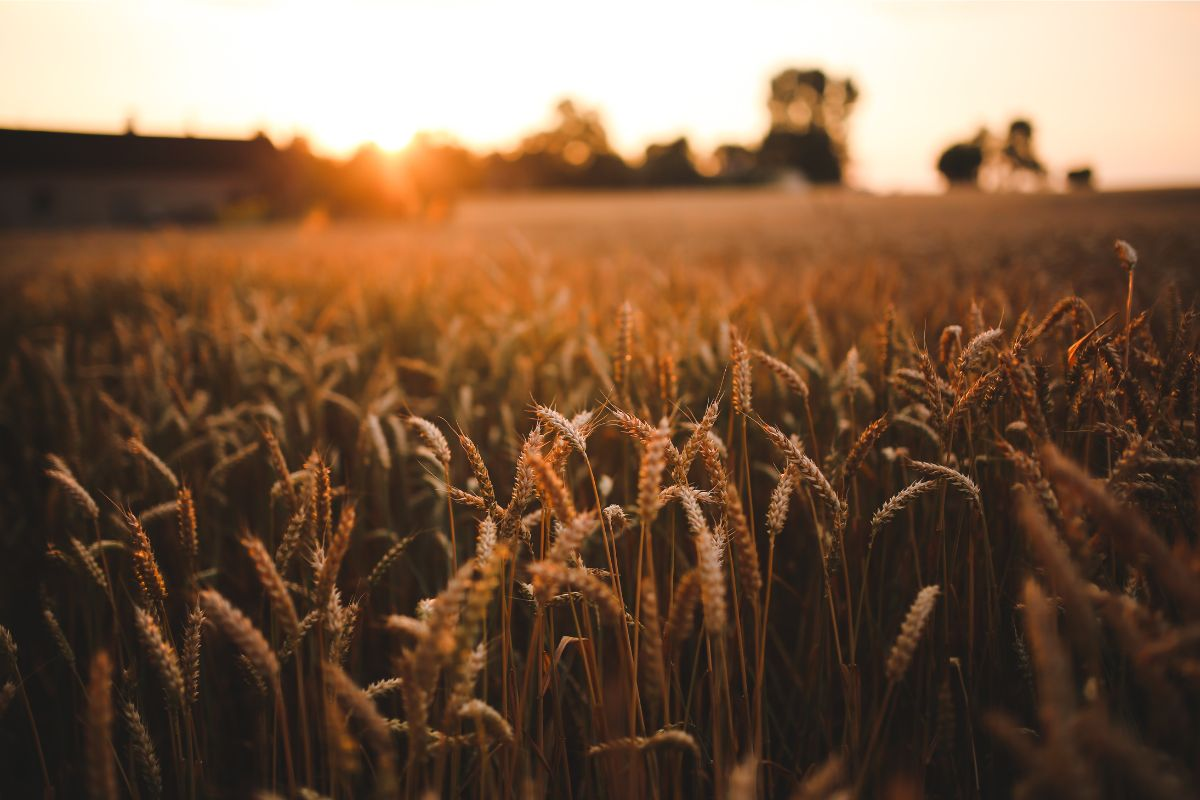
#> input picture input/behoud-van-grondstoffen.jpg, 1200 x 800 px
$ python whitetoblack2.py
#> lines starting #> are read from the running program, lines starting #| are printed output that depends on the picture
import os
import cv2
import numpy as np

# Get the list of image files in the folder
folder_path = input("Path/to/folder ")
#> the answer given: input

image_files = [f for f in os.listdir(folder_path) if f.endswith(".jpg") or f.endswith(".png")]

# Loop through each image file and resize it
for file_name in image_files:

    #x.stem returns the name of the file without the extension
    save_file_name = os.path.splitext(file_name)

    # Open the image file
    image = cv2.imread(os.path.join(folder_path, file_name))
#> image is the input picture: shape (800, 1200, 3); mean B, G, R 69, 91.9, 120.9

    # Convert the image to grayscale
    image = cv2.cvtColor(image, cv2.COLOR_BGR2BGRA)
#> image: shape (800, 1200, 4)

    # Get the height and width of the image
    height, width, channels = image.shape
#> height = 800; width = 1200; channels = 4

    # Define the white color threshold (adjust as needed)
    white_threshold = 200
    black_threshold = 100

    # Loop through each pixel in the grayscale image
    for y in range(height):
        for x in range(width):
            # Get the pixel value at (x, y)
            pixel_value = image[y, x][0]

            # Check if the pixel is white
            if pixel_value > white_threshold:
                # Set the pixel to black
                image[y, x] = [0, 0, 0, 255]  # BGR color for black

            if pixel_value < black_threshold:
                # Set the pixel to black
                image[y, x] = [255, 255, 255, 0]  # BGR color for white
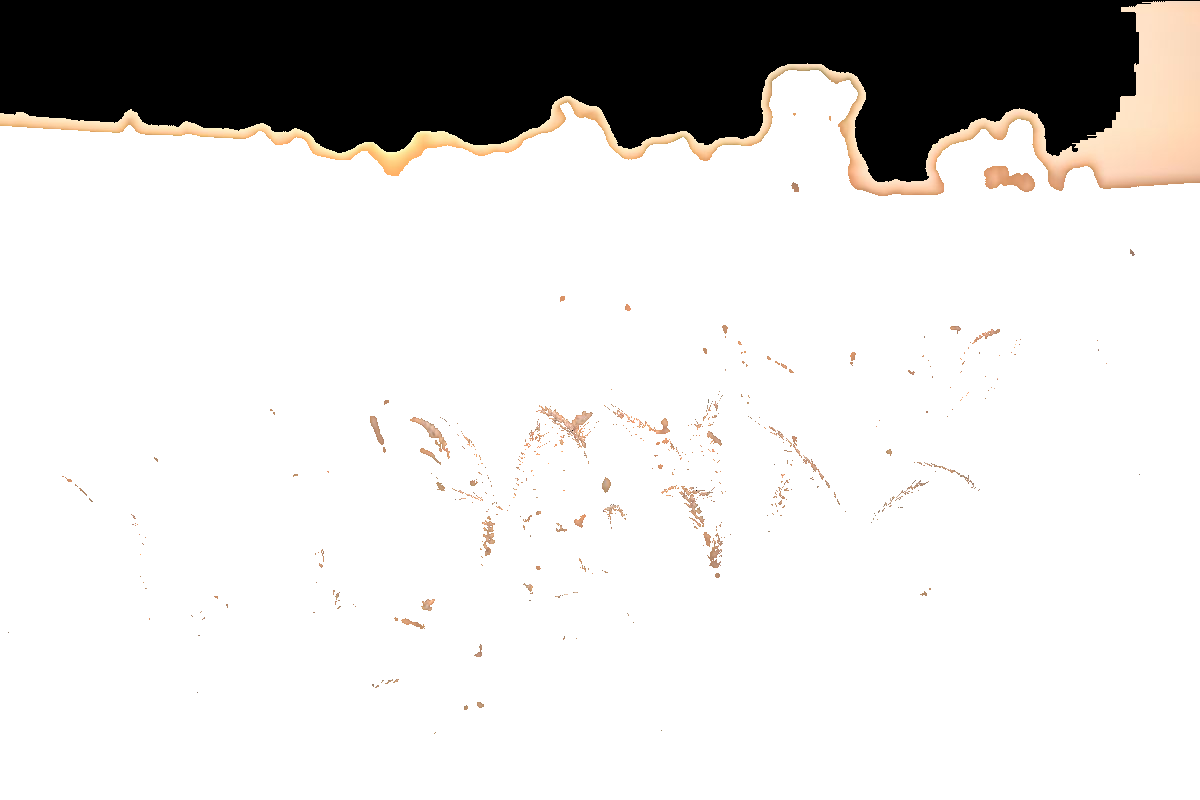
#> image: shape (800, 1200, 4); mean B, G, R, A 213, 214.5, 216.1, 48.4

    # Save the resized image with a new filename
    new_file_name = "black_" + save_file_name[0] + ".png"
    cv2.imwrite(new_file_name, image)
#> pass 2 of the loop `for file_name in image_files:`:
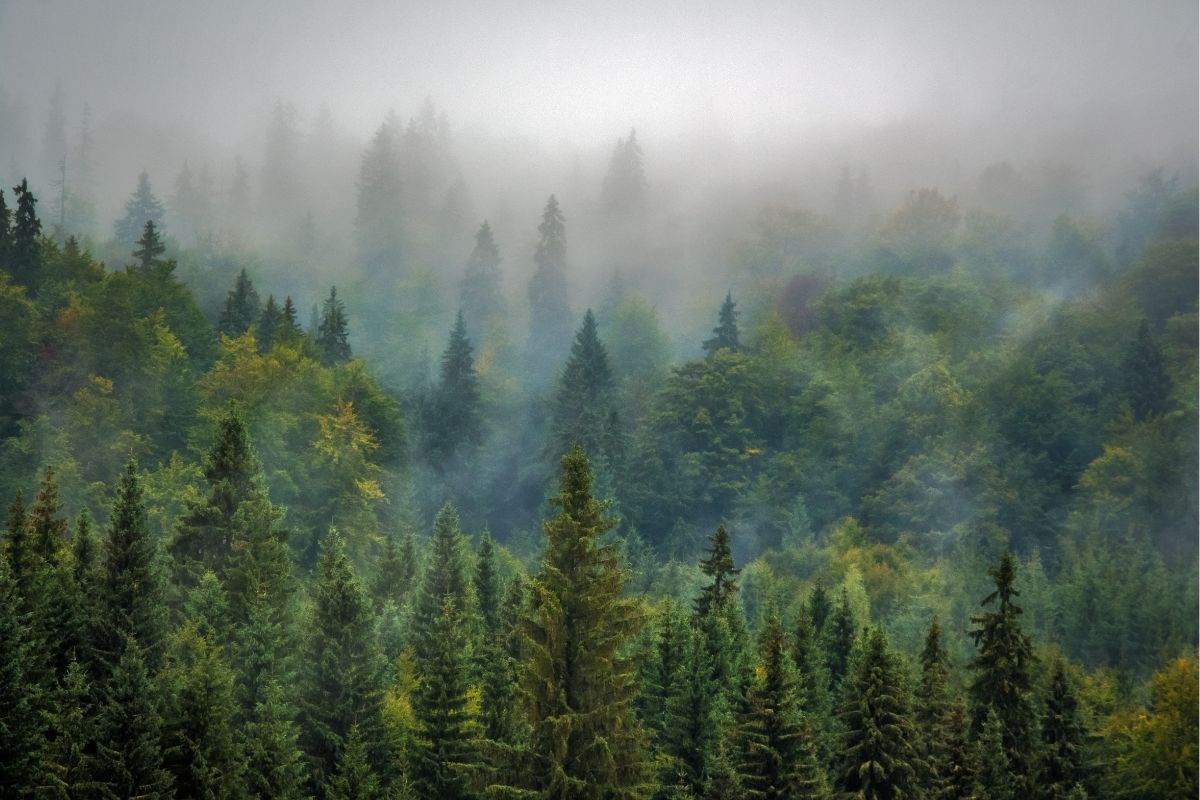
#> input picture input/behoud-van-land-en-natuurlijke-bron.jpg, 1200 x 800 px
#> image is the input picture: shape (800, 1200, 3); mean B, G, R 100.9, 112.5, 101.1
#> after the loop `for y in range(height):`:
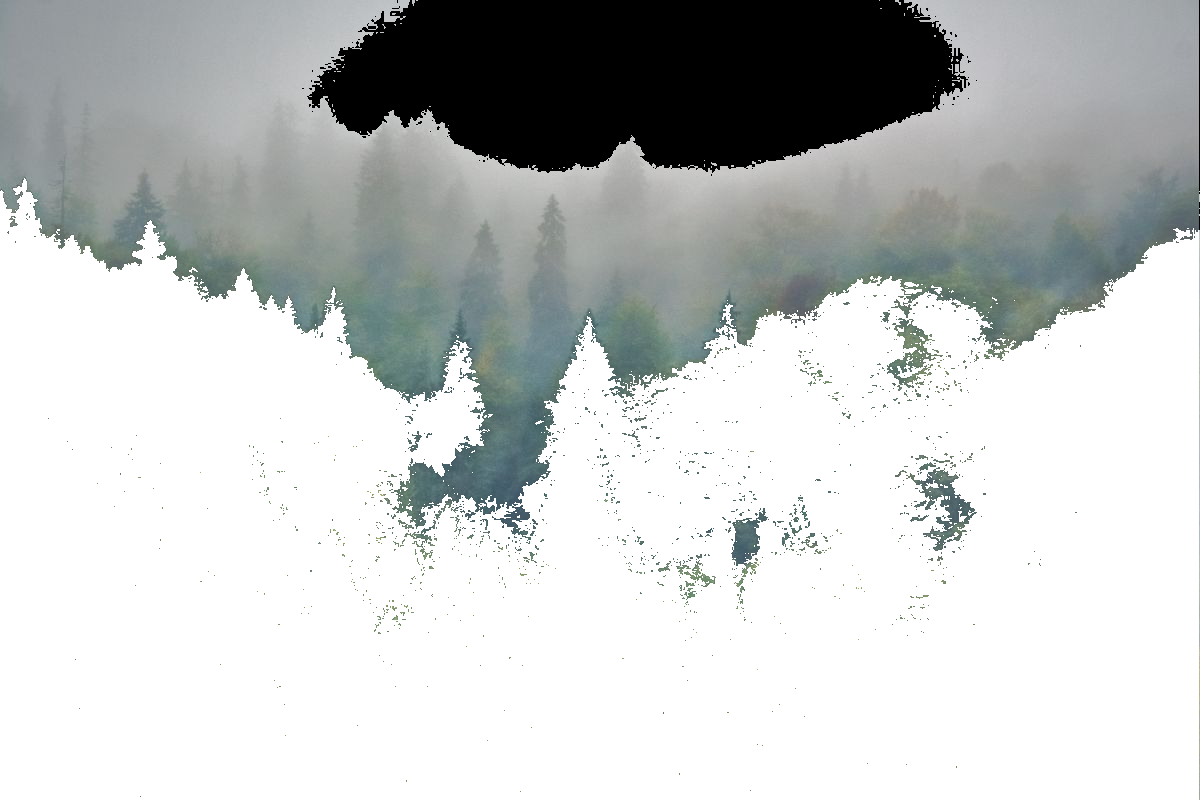
#> image: shape (800, 1200, 4); mean B, G, R, A 198.4, 198.9, 196.1, 105.9
